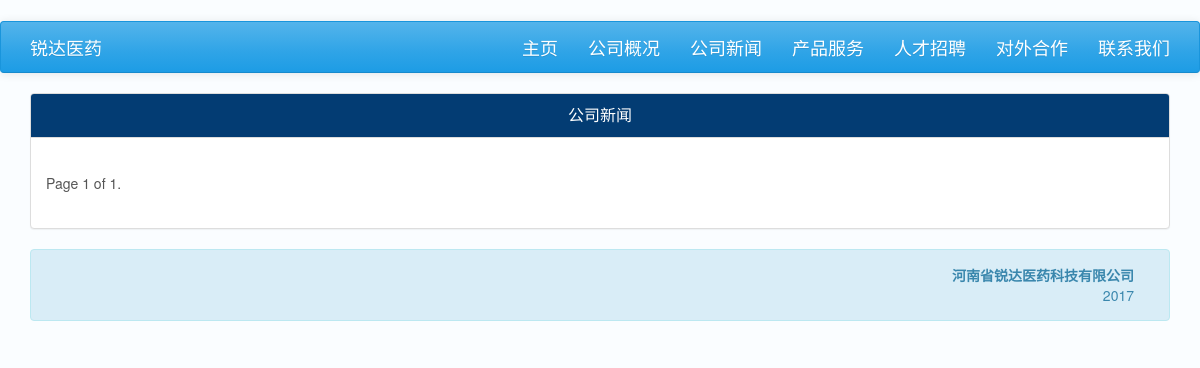
Before: /main/news with the older database file.
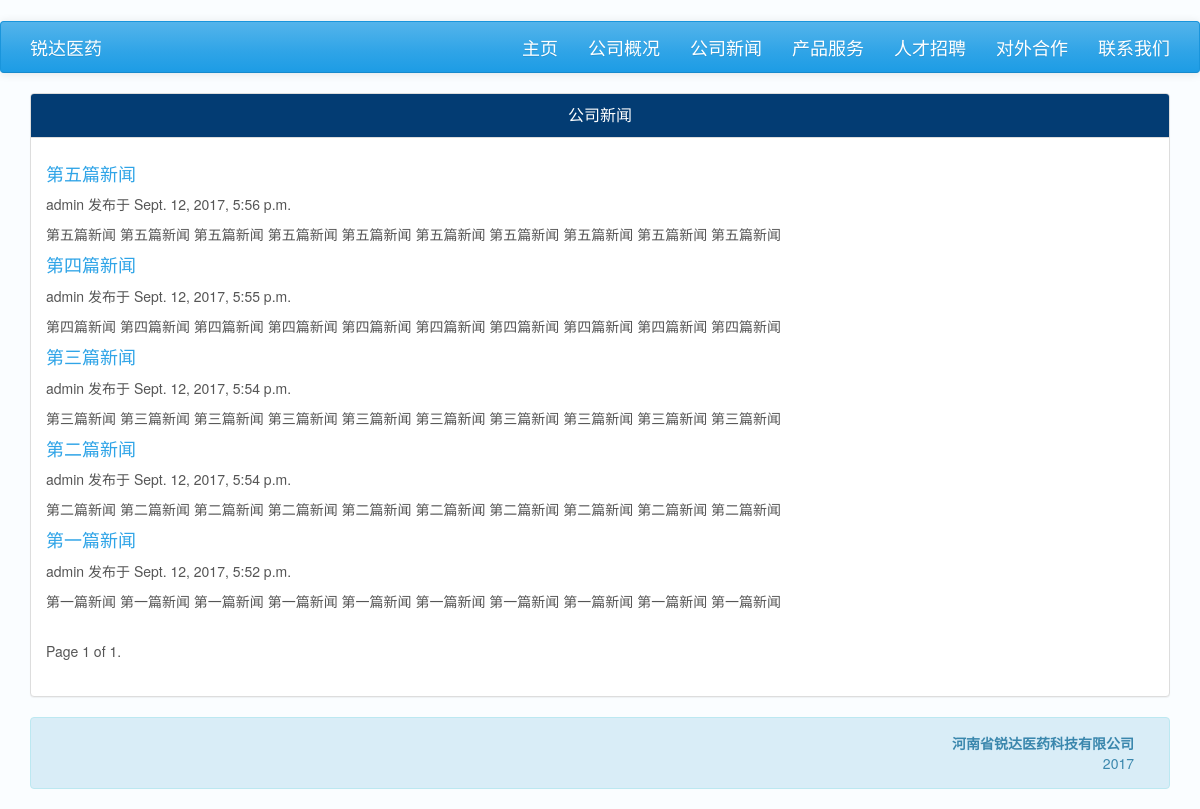
After: the same page with the newer database file.
### main/models.py (models this page shows, shortened)
class News(models.Model):
    STATUS_CHOICES = (
        ('draft', 'Draft'),
        ('published', 'Published'),
    )
    CATEGORY_CHOICES = (
        ('news', 'News'),
        ('product', 'Product'),
        ('employment', 'Employment'),
    )
    category = models.CharField(max_length=10,
                                choices=CATEGORY_CHOICES,
                                default='news')
    title = models.CharField(max_length=250)
    slug = models.SlugField(max_length=250,
                            unique_for_date='publish')
    author = models.ForeignKey(User,
                               related_name='news_posts')
    intro = models.TextField(default='请编剧简介')
    body = RichTextField(default='请编辑内容')
    body2 = RichTextUploadingField(default='请编辑内容')
    publish = models.DateTimeField(default=timezone.now)
    created = models.DateTimeField(auto_now_add=True)
    updated = models.DateTimeField(auto_now=True)
    status = models.CharField(max_length=10,
                              choices=STATUS_CHOICES,
                              default='draft')
    objects = models.Manager() # The default manager.
    published = PublishedManager() # Our custom manager.
    class Meta:
        ordering = ('-publish',)
        verbose_name_plural = '内容'
    def get_absolute_url(self):
        return reverse('main:news_detail',
                       args=[self.publish.year,
                             self.publish.strftime('%m'),
                             self.publish.strftime('%d'),
                             self.slug])

### main/views.py (the view)
# urls.py: url(r'news', views.news, name='news'),
def news(request):
    object_list = News.published.filter(category='news')
    paginator = Paginator(object_list, 5)  # 5 posts in each page
    page = request.GET.get('page')
    try:
        news_list = paginator.page(page)
    except PageNotAnInteger:
        news_list = paginator.page(1)
    except EmptyPage:
        news_list = paginator.page(paginator.num_pages)
    return render(
        request,
        'main/news.html',
        {'news_list': news_list}
    )

### main/models.py (called while the page is built)
    def get_queryset(self):
        return super(PublishedManager,
                    self).get_queryset().filter(status='published')

### main/templates/main/news.html (shortened to what this page needs)
{% extends "main/base.html" %}
{% block main %}
    <div class="container">
        <div class="row">
            <div class="col-md-12">
                <div class="panel panel-info">
                    <div class="panel-heading">
                        <p class="panel-title text-center">公司新闻</p>
                    </div>
                    <div class="panel-body">
                        {% for news in news_list %}
                            <h4>
                                <a href="{{ news.get_absolute_url }}">
                                    {{ news.title }}
                                </a>
                            </h4>
                            <p>
                                {{ news.author }} 发布于 {{ news.publish }}
                            </p>
                            {{ news.body|truncatewords:30|linebreaks }}
                        {% endfor %}
                        {% include "main/pagination.html" with page=news_list %}
                    </div>
                </div>
            </div>
        </div>
    </div>
{% endblock main %}

Changed rows visible on the page:
added News: title "第五篇新闻", author "admin", publish "Sept. 12, 2017, 5:56 p.m.", body "第五篇新闻 第五篇新闻 第五篇新闻 第五篇新闻 第五篇新闻 第五篇新闻 第五篇新闻 第五篇新闻 第五篇新闻 第五篇新闻"
added News: title "第四篇新闻", author "admin", publish "Sept. 12, 2017, 5:55 p.m.", body "第四篇新闻 第四篇新闻 第四篇新闻 第四篇新闻 第四篇新闻 第四篇新闻 第四篇新闻 第四篇新闻 第四篇新闻 第四篇新闻"
added News: title "第三篇新闻", author "admin", publish "Sept. 12, 2017, 5:54 p.m.", body "第三篇新闻 第三篇新闻 第三篇新闻 第三篇新闻 第三篇新闻 第三篇新闻 第三篇新闻 第三篇新闻 第三篇新闻 第三篇新闻"
added News: title "第二篇新闻", author "admin", publish "Sept. 12, 2017, 5:54 p.m.", body "第二篇新闻 第二篇新闻 第二篇新闻 第二篇新闻 第二篇新闻 第二篇新闻 第二篇新闻 第二篇新闻 第二篇新闻 第二篇新闻"
added News: title "第一篇新闻", author "admin", publish "Sept. 12, 2017, 5:52 p.m.", body "第一篇新闻 第一篇新闻 第一篇新闻 第一篇新闻 第一篇新闻 第一篇新闻 第一篇新闻 第一篇新闻 第一篇新闻 第一篇新闻"
